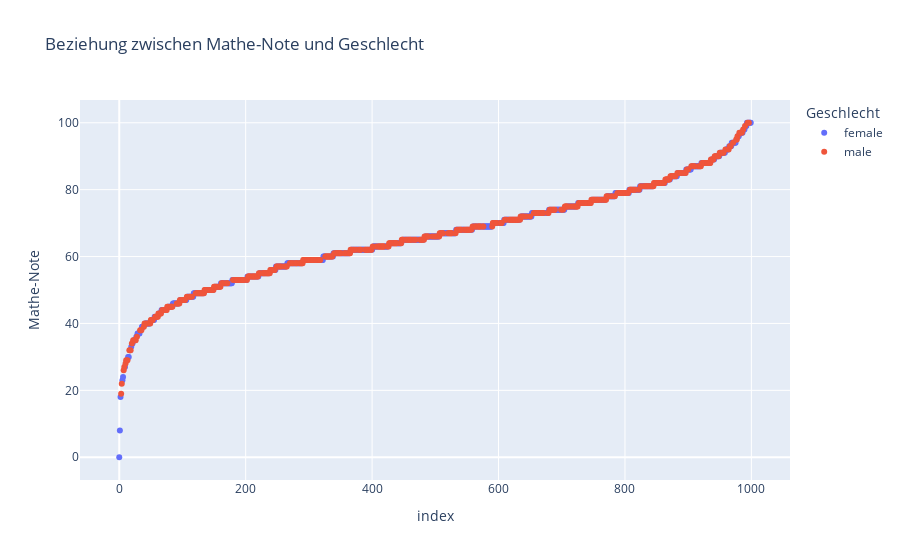

Here is the notebook cell this chart was saved with:
### Code cell
fig = px.scatter(df, y="sorted math score", color="gender",
                 labels={
                     "gender": "Geschlecht",
                     "sorted math score": "Mathe-Note",
                     
                 },
                title="Beziehung zwischen Mathe-Note und Geschlecht")
fig.show()

### Figure 1 — Plotly figure (JSON) as saved in the notebook; plotly's stock layout.template omitted (floating-point values rounded to 4 significant figures; data arrays with more than 128 entries replaced by an {"elided": "..."} marker saying what was removed)
{"data": [{"hovertemplate": "Geschlecht=female<br>index=%{x}<br>Mathe-Note=%{y}<extra></extra>", "legendgroup": "female", "marker": {"color": "#636efa", "symbol": "circle"}, "mode": "markers", "name": "female", "orientation": "v", "showlegend": true, "type": "scatter", "x": {"elided": "518 int values"}, "xaxis": "x", "y": {"elided": "518 int values"}, "yaxis": "y"}, {"hovertemplate": "Geschlecht=male<br>index=%{x}<br>Mathe-Note=%{y}<extra></extra>", "legendgroup": "male", "marker": {"color": "#EF553B", "symbol": "circle"}, "mode": "markers", "name": "male", "orientation": "v", "showlegend": true, "type": "scatter", "x": {"elided": "482 int values"}, "xaxis": "x", "y": {"elided": "482 int values"}, "yaxis": "y"}], "layout": {"legend": {"title": {"text": "Geschlecht"}, "tracegroupgap": 0}, "title": {"text": "Beziehung zwischen Mathe-Note und Geschlecht"}, "xaxis": {"anchor": "y", "domain": [0, 1], "title": {"text": "index"}}, "yaxis": {"anchor": "x", "domain": [0, 1], "title": {"text": "Mathe-Note"}}}}
